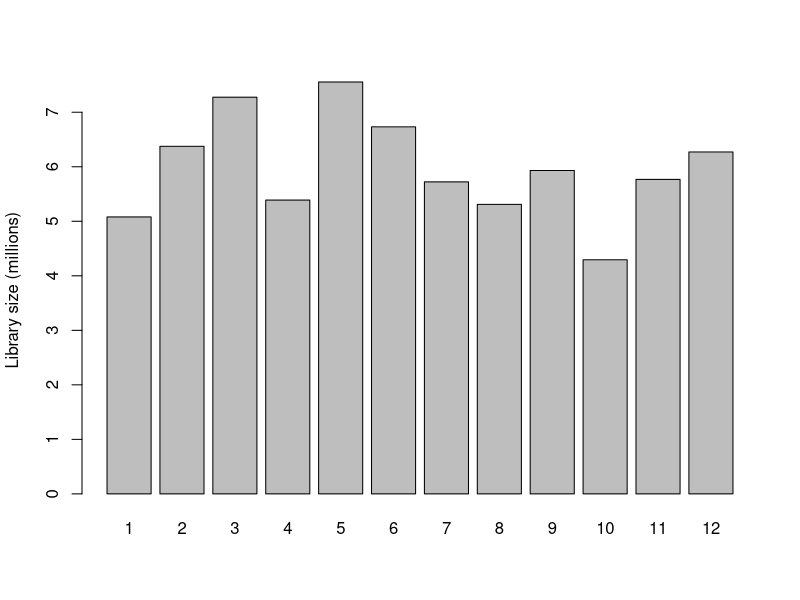
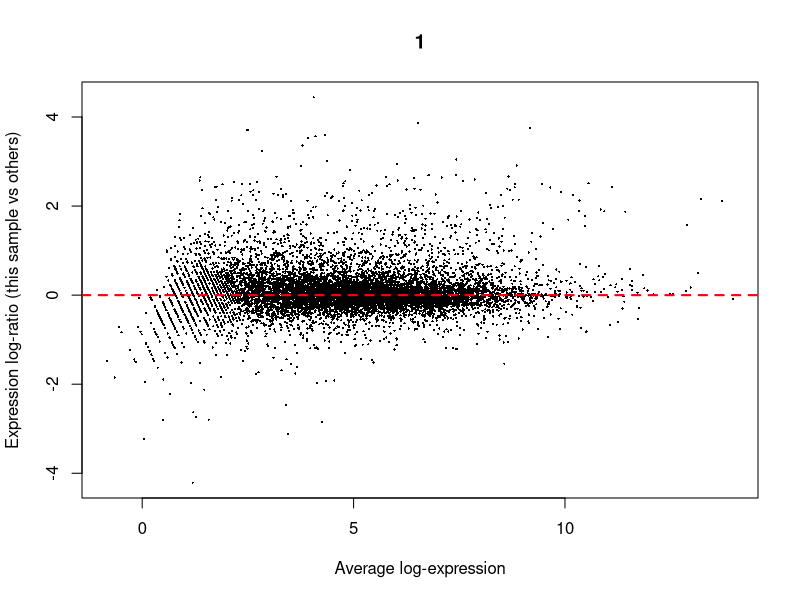
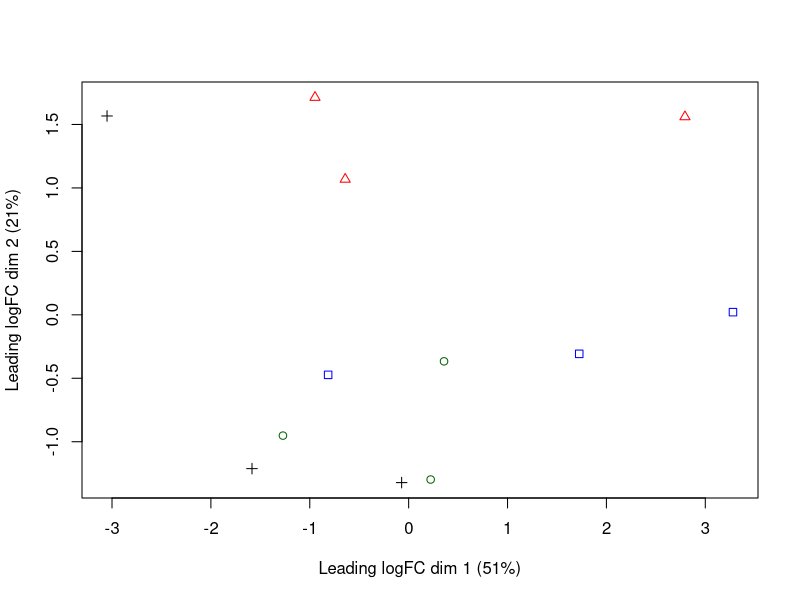
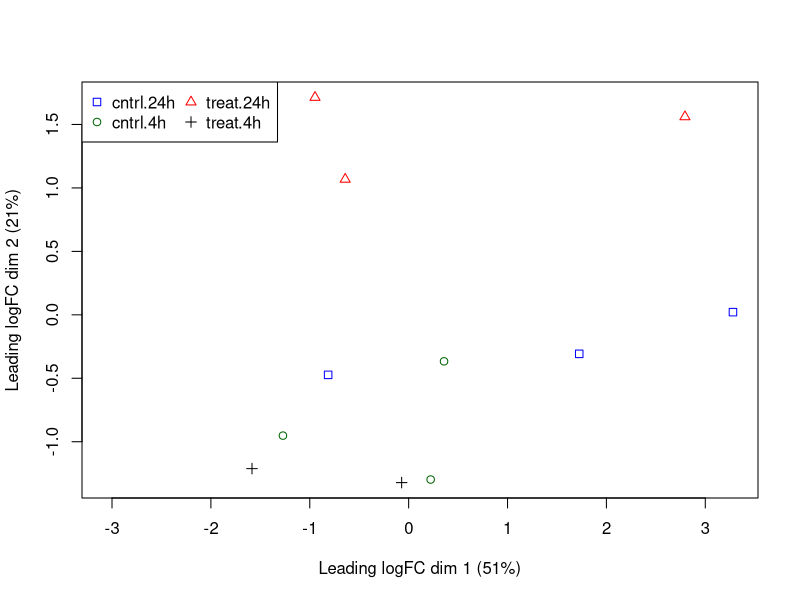
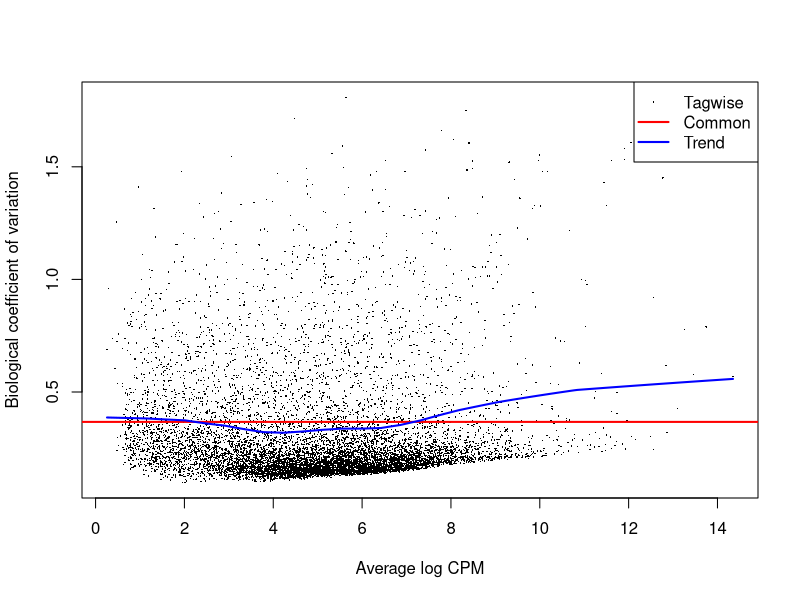
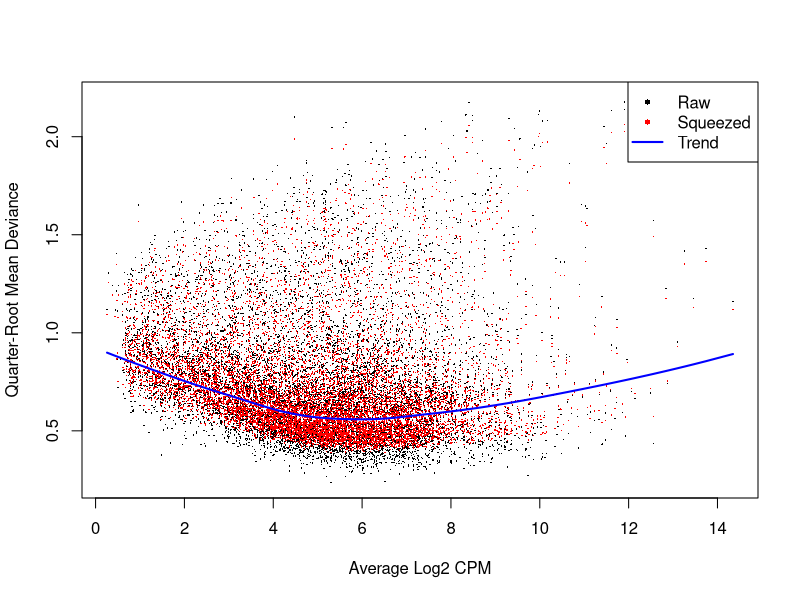
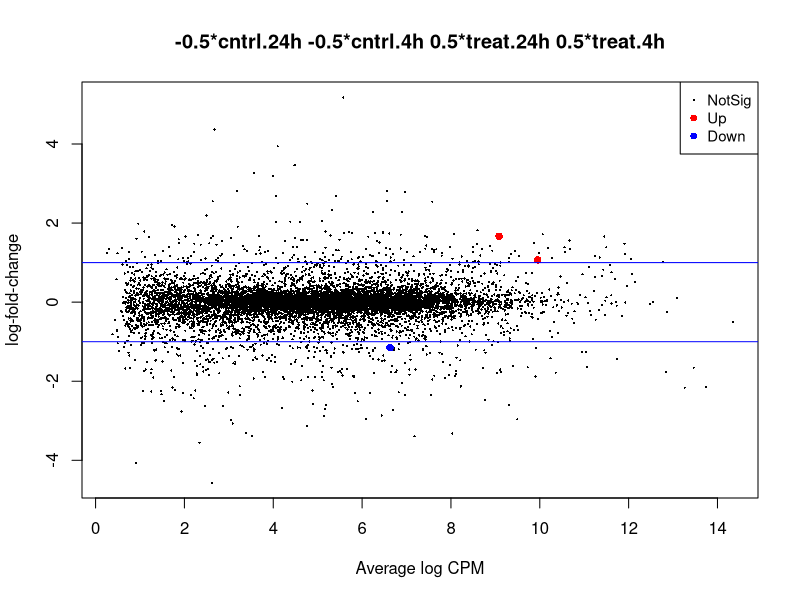
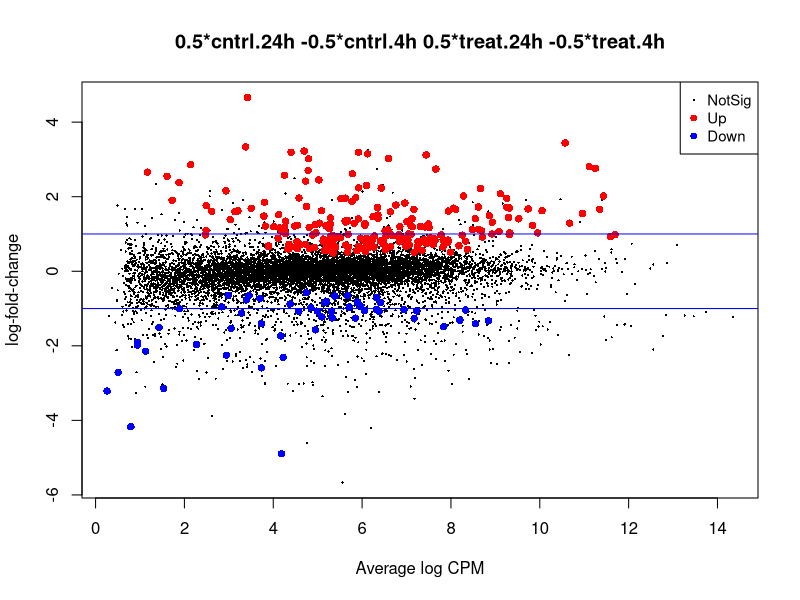

Here is the R script that generated these plots, in order:
# set the working directory
setwd("/YOUR/FILE/PATH/")

# import gene count data
tribolium_counts <- read.csv("TriboliumCounts.csv", row.names="X")

#Import grouping factor
targets <- read.csv(file="groupingFactors.csv")
  
#BiocManager::install("edgeR")

library("edgeR")


#############
#Setup a design matrix
group <- factor(paste(targets$treatment,targets$hours,sep="."))
#cbind(targets,Group=group)

#Create DGE list object
list <- DGEList(counts=tribolium_counts,group=group)
colnames(list) <- rownames(targets)
head(list)

#Plot the library sizes before normalization
barplot(list$samples$lib.size*1e-6, names=1:12, ylab="Library size (millions)")

#Retain genes only if it is expressed at a minimum level
keep <- filterByExpr(list)
summary(keep)
list <- list[keep, , keep.lib.sizes=FALSE]

#Use TMM normalization to eliminate composition biases
# between libraries
list <- calcNormFactors(list)

#Retrieve normalized counts
normList <- cpm(list, normalized.lib.sizes=TRUE)

#Write the normalized counts to a file
write.table(normList, file="tribolium_normalizedCounts.csv", sep=",", row.names=TRUE)

#View normalization factors
list$samples
dim(list)

#Verify TMM normalization using a MD plot
plotMD(cpm(list, log=TRUE), column=1)
abline(h=0, col="red", lty=2, lwd=2)

#Use a MDS plot to visualizes the differences
# between the expression profiles of different samples
points <- c(0,1,2,3,15,16,17,18)
colors <- rep(c("blue", "darkgreen", "red", "black"), 2)

#Create plot without legend 
plotMDS(list, col=colors[group], pch=points[group])

#Create plot with legend 
plotMDS(list, col=colors[group], pch=points[group])
legend("topleft", legend=levels(group), pch=points, col=colors, ncol=2)

#The experimental design is parametrized with a one-way layout, 
# where one coefficient is assigned to each group
design <- model.matrix(~ 0 + group)
colnames(design) <- levels(group)
#design

#Next, the NB dispersion is estimated
list <- estimateDisp(list, design, robust=TRUE)
#list$common.dispersion
#Visualize the dispersion estimates with a BCV plot
#Create plot 
plotBCV(list)

#Now, estimate and plot the QL dispersions
fit <- glmQLFit(list, design, robust=TRUE)
#head(fit$coefficients)
#Create plot 
plotQLDisp(fit)

#Test whether the average across all cntrl groups is equal to the average across
#all treat groups, to examine the overall effect of treatment
con.treat_cntrl <- makeContrasts(set.treat_cntrl = (treat.4h + treat.24h)/2
                                                    - (cntrl.4h + cntrl.24h)/2,
                                                    levels=design)

#Look at genes with significant expression across all UV groups
anov.treat_cntrl <- glmTreat(fit, contrast=con.treat_cntrl, lfc=log2(1.2))
summary(decideTests(anov.treat_cntrl))
#Create plot 
plotMD(anov.treat_cntrl)
abline(h=c(-1, 1), col="blue")


#Test whether the average across all tolerant groups is equal to the average across
#all not tolerant groups, to examine the overall effect of tolerance
con.24h_4h <- makeContrasts(set.24h_4h = (cntrl.24h + treat.24h)/2
                                          - (cntrl.4h + treat.4h)/2,
                                          levels=design)

#Look at genes with significant expression across all UV groups
anov.24h_4h <- glmTreat(fit, contrast=con.24h_4h, lfc=log2(1.2))
summary(decideTests(anov.24h_4h))
#Create plot 
plotMD(anov.24h_4h)
abline(h=c(-1, 1), col="blue")


#Test whether there is an interaction effect
con.interaction <- makeContrasts(set.interaction = ((treat.4h + treat.24h)/2
                                                    - (cntrl.4h + cntrl.24h)/2)
                                                    - ((cntrl.24h + treat.24h)/2
                                                    - (cntrl.4h + treat.4h)/2),
                                                    levels=design)

#Look at genes with significant expression
anov.interaction <- glmTreat(fit, contrast=con.interaction, lfc=log2(1.2))
summary(decideTests(anov.interaction))
#Create plot 
plotMD(anov.interaction)
abline(h=c(-1, 1), col="blue")
